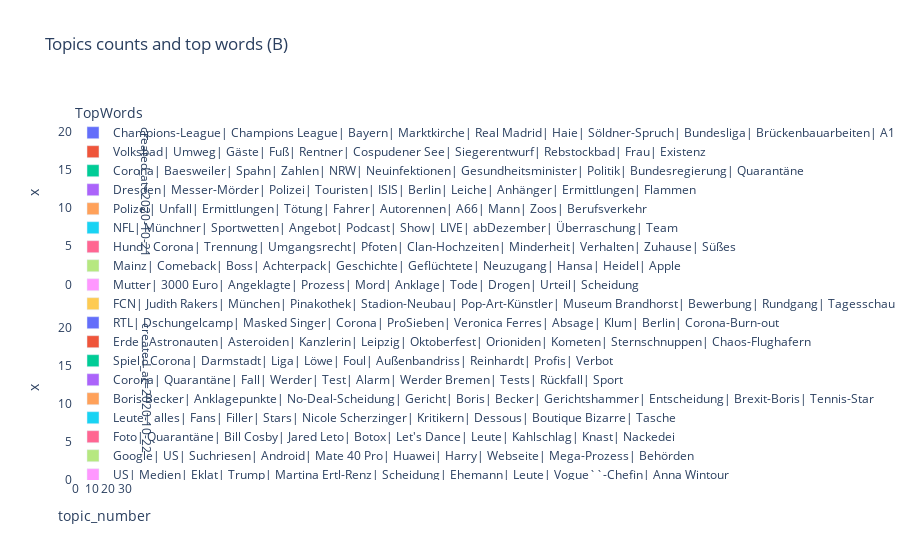

Notebook source saved alongside this figure:
### Code cell
results_b=pd.merge(docs_df_b,cluster_labels_google_b.reset_index(),left_on="topic_number",right_on = "Topic")

fig = px.bar(results_b.groupby(["created_at",'topic_number',"TopWords"]).count().reset_index(), x="topic_number", y="x", color="topic_number",hover_name="TopWords",
         title="Topics counts and top words (B)",facet_row="created_at",text="x")
fig.update_layout(
     height=500)

fig.show()
